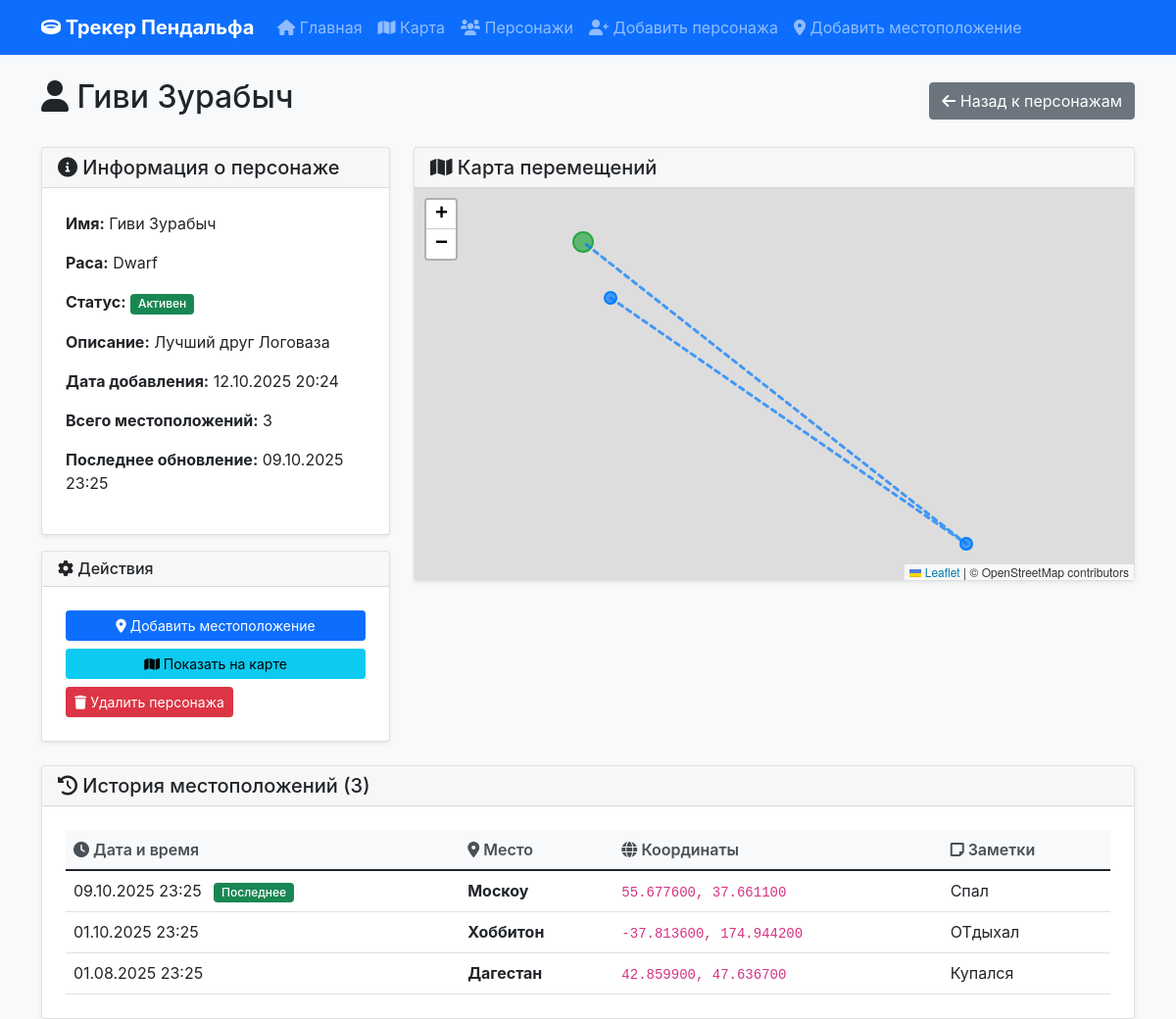
The page /character/6 on the database its author committed.
### app.py (models this page shows)
class Character(db.Model):
    id = db.Column(db.Integer, primary_key=True)
    name = db.Column(db.String(100), nullable=False, unique=True)
    description = db.Column(db.Text)
    race = db.Column(db.String(50))
    status = db.Column(db.String(20), default='active')  # active, inactive, lost
    created_at = db.Column(db.DateTime, default=datetime.utcnow)
    locations = db.relationship('Location', backref='character', lazy=True, cascade='all, delete-orphan')

class Location(db.Model):
    id = db.Column(db.Integer, primary_key=True)
    character_id = db.Column(db.Integer, db.ForeignKey('character.id'), nullable=False)
    latitude = db.Column(db.Float, nullable=False)
    longitude = db.Column(db.Float, nullable=False)
    timestamp = db.Column(db.DateTime, nullable=False, default=datetime.utcnow)
    notes = db.Column(db.Text)
    location_name = db.Column(db.String(200))  # Например: "Шир", "Ривенделл", "Мория"

### app.py (the view)
@app.route('/character/<int:character_id>')
def character_detail(character_id):
    character = Character.query.get_or_404(character_id)
    locations = Location.query.filter_by(character_id=character_id).order_by(Location.timestamp.desc()).all()
    return render_template('character_detail.html', character=character, locations=locations)

### templates/character_detail.html (shortened to what this page needs)
{% extends "base.html" %}
{% block content %}
<div class="row mb-3">
    <div class="col-12">
        <div class="d-flex justify-content-between align-items-center">
            <h2>
                <i class="fas fa-user"></i>
                {{ character.name }}
            </h2>
            <a href="{{ url_for('characters') }}" class="btn btn-secondary">
                <i class="fas fa-arrow-left"></i>
                Назад к персонажам
            </a>
        </div>
    </div>
</div>
<div class="row mb-4">
    <div class="col-md-4">
        <div class="card">
            <div class="card-header">
                <h5 class="mb-0">
                    <i class="fas fa-info-circle"></i>
                    Информация о персонаже
                </h5>
            </div>
            <div class="card-body">
                <p><strong>Имя:</strong> {{ character.name }}</p>
                <p><strong>Раса:</strong> {{ character.race.title() if character.race else 'Не указана' }}</p>
                <p><strong>Статус:</strong>
                    {% if character.status == 'active' %}
                        <span class="badge bg-success">Активен</span>
                    {% elif character.status == 'inactive' %}
                        <span class="badge bg-secondary">Неактивен</span>
                    {% else %}
                        <span class="badge bg-warning">{{ character.status.title() }}</span>
                    {% endif %}
                </p>
                {% if character.description %}
                <p><strong>Описание:</strong> {{ character.description }}</p>
                {% endif %}
                <p><strong>Дата добавления:</strong> {{ character.created_at.strftime('%d.%m.%Y %H:%M') }}</p>
                <p><strong>Всего местоположений:</strong> {{ locations|length }}</p>
                {% if locations %}
                <p><strong>Последнее обновление:</strong> {{ locations[0].timestamp.strftime('%d.%m.%Y %H:%M') }}</p>
                {% endif %}
            </div>
        </div>
        <div class="card mt-3">
            <div class="card-header">
                <h6 class="mb-0">
                    <i class="fas fa-cog"></i>
                    Действия
                </h6>
            </div>
            <div class="card-body">
                <a href="{{ url_for('add_location') }}" class="btn btn-primary btn-sm d-block mb-2">
                    <i class="fas fa-map-marker-alt"></i>
                    Добавить местоположение
                </a>
                <a href="{{ url_for('map_view') }}?character_id={{ character.id }}" class="btn btn-info btn-sm d-block mb-2">
                    <i class="fas fa-map"></i>
                    Показать на карте
                </a>
                <form method="POST" action="{{ url_for('delete_character', character_id=character.id) }}" class="d-inline w-100" onsubmit="return confirm('Вы уверены, что хотите удалить {{ character.name }}? Все связанные местоположения также будут удалены!')">
                    <button type="submit" class="btn btn-danger btn-sm d-block">
                        <i class="fas fa-trash"></i>
                        Удалить персонажа
                    </button>
                </form>
            </div>
        </div>
    </div>
    <div class="col-md-8">
        <div class="card">
            <div class="card-header">
                <h5 class="mb-0">
                    <i class="fas fa-map"></i>
                    Карта перемещений
                </h5>
            </div>
            <div class="card-body p-0">
                <div id="characterMap" style="height: 400px;"></div>
            </div>
        </div>
    </div>
</div>
<div class="row">
    <div class="col-12">
        <div class="card">
            <div class="card-header">
                <h5 class="mb-0">
                    <i class="fas fa-history"></i>
                    История местоположений ({{ locations|length }})
                </h5>
            </div>
            <div class="card-body">
                {% if locations %}
                <div class="table-responsive">
                    <table class="table table-hover">
                        <thead>
                            <tr>
                                <th><i class="fas fa-clock"></i> Дата и время</th>
                                <th><i class="fas fa-map-marker-alt"></i> Место</th>
                                <th><i class="fas fa-globe"></i> Координаты</th>
                                <th><i class="fas fa-sticky-note"></i> Заметки</th>
                            </tr>
                        </thead>
                        <tbody>
                            {% for location in locations %}
                            <tr>
                                <td>
                                    {{ location.timestamp.strftime('%d.%m.%Y %H:%M') }}
                                    {% if loop.first %}
                                        <span class="badge bg-success ms-2">Последнее</span>
                                    {% endif %}
                                </td>
                                <td>
                                    {% if location.location_name %}
                                        <strong>{{ location.location_name }}</strong>
                                    {% else %}
                                        <em class="text-muted">Не указано</em>
                                    {% endif %}
                                </td>
                                <td>
                                    <code>{{ "%.6f, %.6f"|format(location.latitude, location.longitude) }}</code>
                                </td>
                                <td>
                                    {% if location.notes %}
                                        {{ location.notes[:100] }}{% if location.notes|length > 100 %}...{% endif %}
                                    {% else %}
                                        <em class="text-muted">Нет заметок</em>
                                    {% endif %}
                                </td>
                            </tr>
                            {% endfor %}
                        </tbody>
                    </table>
                </div>
                {% endif %}
            </div>
        </div>
    </div>
</div>
{% endblock %}

### static/css/style.css (style rules this page uses)
body { font-family: -apple-system, BlinkMacSystemFont, 'Segoe UI', Roboto, 'Helvetica Neue', Arial, sans-serif; background-color: #f8f9fa; }
.card { box-shadow: 0 0.125rem 0.25rem rgba(0, 0, 0, 0.075); border: 1px solid rgba(0, 0, 0, 0.125); transition: box-shadow 0.15s ease-in-out; }
.btn { transition: all 0.2s ease-in-out; }
.table { margin-bottom: 0; }
.table th { border-top: none; font-weight: 600; color: #495057; background-color: #f8f9fa; }
.badge { font-weight: 500; }
.card-body { padding: 1.5rem; }
.mb-3 { margin-bottom: 1.5rem !important; }

### rows shown on the page
Character: name "Гиви Зурабыч", race "Dwarf", description "Лучший друг Логоваза", created_at "12.10.2025 20:24"
Location: timestamp "09.10.2025 23:25", shows "Последнее", location_name "Москоу", latitude+longitude "55.677600, 37.661100", notes "Спал"
Location: timestamp "01.10.2025 23:25", location_name "Хоббитон", latitude+longitude "-37.813600, 174.944200", notes "ОТдыхал"
Location: timestamp "01.08.2025 23:25", location_name "Дагестан", latitude+longitude "42.859900, 47.636700", notes "Купался"

### other values the page prints
{{ locations|length }} "3"
